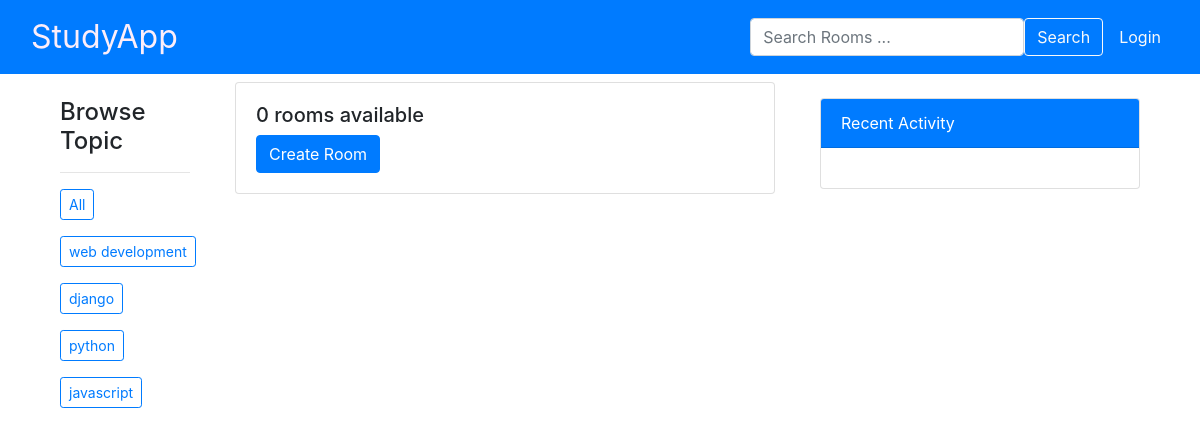
Page /?q=Python on the earlier database version.
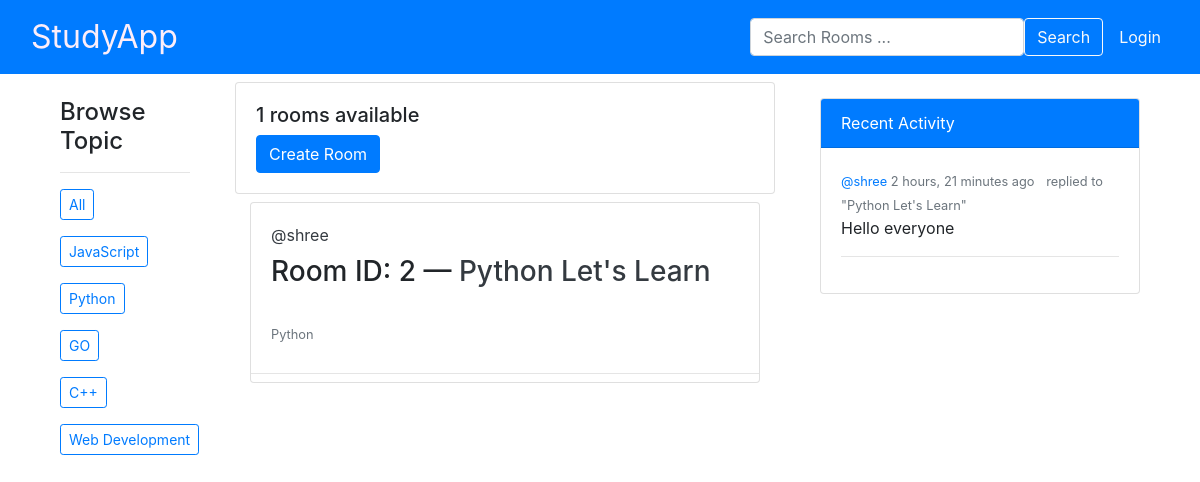
Same page on the later database version.
### base/models.py (models this page shows, shortened)
class Topic(models.Model):
    name = models.CharField(max_length=200)

class Room(models.Model):
    host = models.ForeignKey(settings.AUTH_USER_MODEL, on_delete=models.SET_NULL, null=True)
    topic = models.ForeignKey(Topic, on_delete=models.SET_NULL, null=True)
    name = models.CharField(max_length=200)
    description = models.TextField(null=True, blank=True)
    participants = models.ManyToManyField(settings.AUTH_USER_MODEL, related_name='participants', blank=True)
    updated = models.DateTimeField(auto_now=True)
    created = models.DateTimeField(auto_now_add=True)
    class Meta:
        ordering = ['-created', '-updated']
    def __str__(self):
        return self.name

class User(AbstractUser):
    name = models.CharField(max_length=200, null=True)
    email = models.EmailField(unique=True)
    bio = models.TextField(null=True)
    USERNAME_FIELD = 'email'
    REQUIRED_FIELDS = ['username']  # 'username' should remain since AbstractUser requires it unless customized.

class Message(models.Model):
    user = models.ForeignKey(settings.AUTH_USER_MODEL, on_delete=models.CASCADE, default=1)
    room = models.ForeignKey(Room, on_delete=models.CASCADE)
    body = models.TextField()
    updated = models.DateTimeField(auto_now=True)
    created = models.DateTimeField(auto_now_add=True)
    class Meta:
        ordering = ['-created', '-updated']
    def __str__(self):
        return self.body[0:50]

### base/views.py (the view)
# urls.py: path('', view=views.home, name="home"),
def home(request):
    q = request.GET.get('q') if request.GET.get('q') != None else ''
    rooms = Room.objects.filter(
        Q(topic__name__icontains=q) |
        Q(name__icontains=q) |
        Q(description__icontains=q)
    )
    room_count = rooms.count()
    topics = Topic.objects.all()
    room_messages = Message.objects.filter(Q(room__topic__name__icontains=q))
    context = {'rooms':rooms, 'topics': topics, 'room_count':room_count, 'room_messages': room_messages}
    return render(request, "base/home.html", context)

### base/templates/base/home.html
{% extends "base/main.html" %}
{% block content %}
<div class="container">
    <div class="row">
        <div class="col-md-2">
            <div class="mb-2">
                {% include "base/topic_component.html" %}
            </div>
        </div>
        <div class="col-md-6 mt-2">
            <div class="card mb-6">
                <div class="card-body">
                    <h5>{{ room_count }} rooms available</h5>
                    <a href="{% url 'create-room' %}" class="btn btn-primary">Create Room</a>
                </div>
            </div>
            <div class="mb-4">
                {% include "base/feed.html" %}
            </div>
        </div>
        <div class="col-md-4">
            <div class="mb-4">
                {% include "base/activity_component.html" %}
            </div>
        </div>
    </div>
</div>
{% endblock content %}

### base/templates/base/main.html (shortened to what this page needs)
{% load static %}
<!DOCTYPE html>
<html lang="en">
<head>
    <link rel="stylesheet" href="https://stackpath.bootstrapcdn.com/bootstrap/4.0.0/css/bootstrap.min.css">
    <link rel="stylesheet" type="text/css" href="{% static 'css/style.css' %}">
</head>
<body>
    <div>
        {% include 'base/navbar.html' %}
    </div>
            {% block content %}
            {% endblock content %}
</body>
</html>

### base/templates/base/navbar.html (shortened to what this page needs)
<nav class="navbar navbar-expand-lg navbar-primary bg-primary">
  <div class="container-fluid">
      <a class="navbar-brand custom-navbar-brand" href="/">
          StudyApp
      </a>
      <div class="collapse navbar-collapse justify-content-end" id="navbarNav">
          <form class="d-flex mx-2 my-lg-0" method="GET" action="{% url 'home' %}">
              <input class="form-control me-2" type="search" name="q" placeholder="Search Rooms ..."
                     aria-label="Search">
              <button class="btn btn-outline-light" type="submit">Search</button>
          </form>
          <ul class="navbar-nav">
              {% if request.user.is_authenticated %}
              <li class="nav-item">
                  <p class="nav-link text-light mb-0">{{ request.user.username }}</p>
              </li>
              <li class="nav-item">
                  <a class="nav-link text-light" href="{% url 'update-user' request.user.id %}">
                      Settings
                  </a>
              </li>
              <li class="nav-item">
                  <a class="nav-link text-light" href="{% url 'logout' %}">
                      Logout
                  </a>
              </li>
              {% else %}
              <li class="nav-item">
                  <a class="nav-link text-light" href="{% url 'login' %}">
                      Login
                  </a>
              </li>
              {% endif %}
          </ul>
      </div>
  </div>
</nav>

### base/templates/base/topic_component.html
<div class="container">
    <div class="row">
        <div class="col-md-12">
            <h4 class="mt-4">Browse Topic</h4>
            <hr>
            <div class="mb-3">
                <a href="{% url 'home' %}" class="btn btn-outline-primary btn-sm">All</a>
            </div>
            {% for topic in topics %}
            <div class="mb-3">
                <a href="{% url 'home' %}?q={{ topic.name }}" class="btn btn-outline-primary btn-sm">{{ topic.name }}</a>
            </div>
            {% endfor %}
        </div>
    </div>
</div>

### base/templates/base/feed.html (shortened to what this page needs)
<div class="container">
    <div class="row">
        <div class="col-md-12 mt-2">
            {% for room in rooms %}
            <div class="card mb-3">
                <div class="card-body">
                    <a href="{% url 'user-profile' room.host.id %}" class="text-decoration-none text-dark">
                        @{{ room.host.username }}
                    </a>
                    <h3 class="mt-2">
                        Room ID: {{ room.id }} — <a href="/room/{{ room.id }}" class="text-decoration-none text-dark">{{ room.name }}</a>
                    </h3>
                    <br>
                    <small class="text-muted">{{ room.topic.name }}</small>
                </div>
                <hr class="my-2">
            </div>
            {% endfor %}
        </div>
    </div>
</div>

### base/templates/base/activity_component.html (shortened to what this page needs)
<div class="container">
    <div class="row">
        <div class="col-md-12">
            <div class="card mt-4">
                <div class="card-header bg-primary text-white">
                    Recent Activity
                </div>
                <div class="card-body">
                    {% for message in room_messages %}
                    <div class="mb-3">
                        <small class="text-muted">
                            <a href="{% url 'user-profile' message.user.id %}">
                                @{{ message.user.username }}
                            </a>
                            {{ message.created|timesince }} ago
                        </small>
                        <small class="text-muted ml-2">replied to "{{ message.room }}"</small>
                        <p>{{ message }}</p>
                    </div>
                    <hr>
                    {% endfor %}
                </div>
            </div>
        </div>
    </div>
</div>

### static/css/style.css (style rules this page uses)
.custom-navbar-brand { font-size: 2rem; color: rgb(253, 238, 249) !important; }

Differences in the rows shown:
changed Topic: name "web development" → "JavaScript"
changed Topic: name "django" → "Python"
changed Topic (number 3 of 5 on the later page): name "python" → "GO"
changed Topic (number 4 of 5 on the later page): name "javascript" → "C++"
added Topic: name "Web Development"
now on this page (row edited): Room: host.username "shree", id "2", name "Python Let's Learn", topic.name "Python"
now on this page (row edited): Message: user.username "shree", created "2 hours, 21 minutes", room "Python Let's Learn", body "Hello everyone"
Other differences:
{{ room_count }}: "0" → "1"
